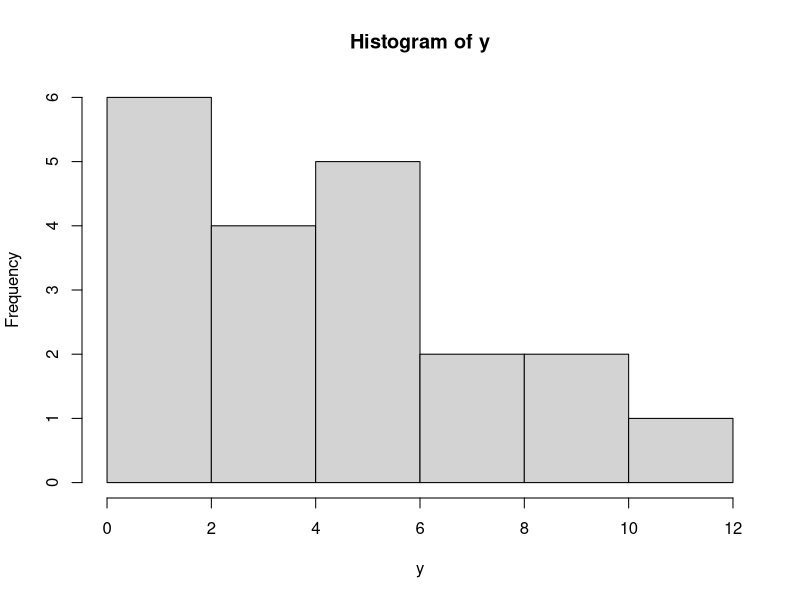
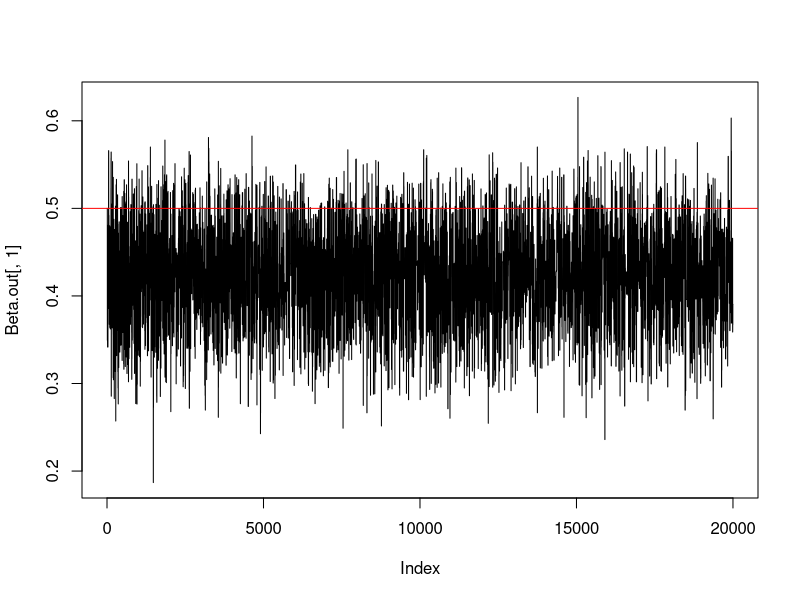
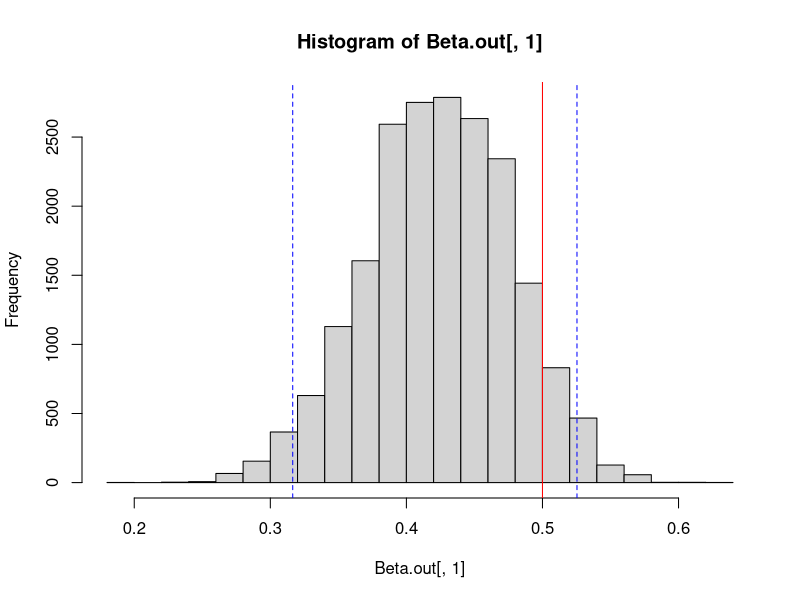
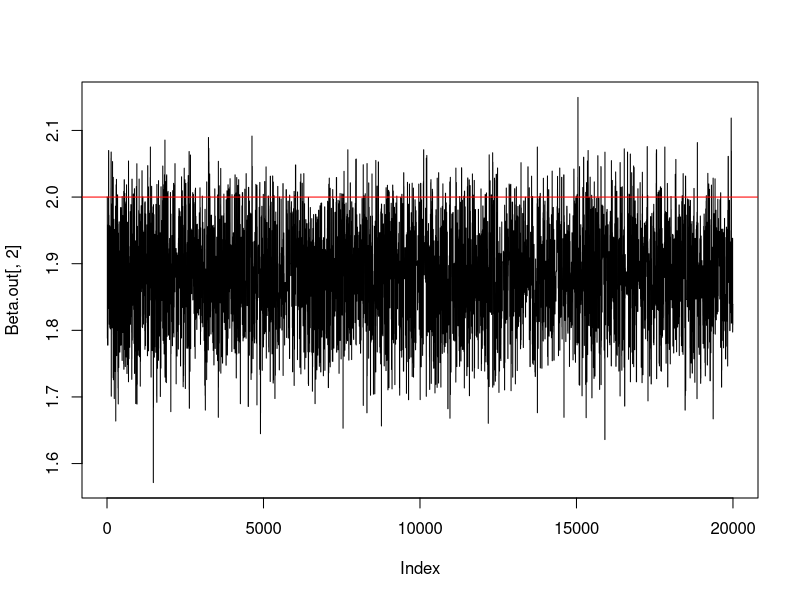
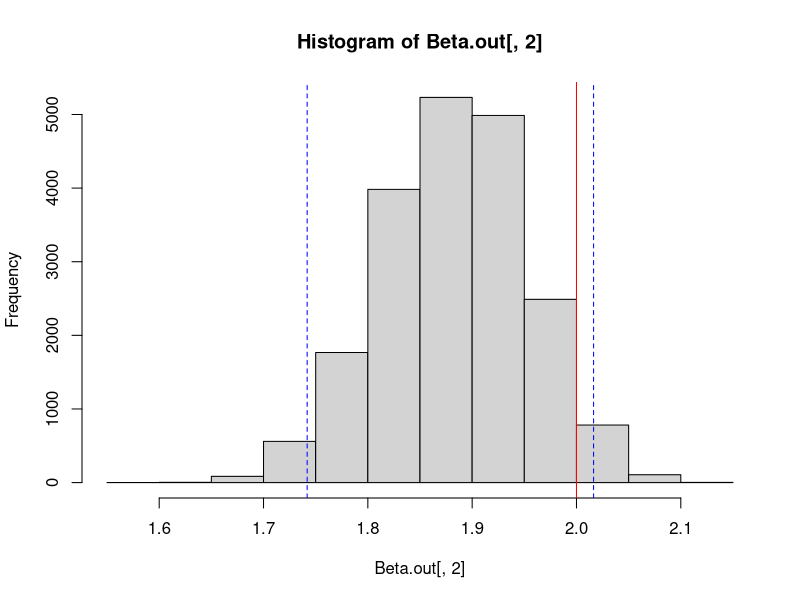

These charts were generated, in order, by the following R code:
#Bayesian Poisson Regression, with prior Student's t and Metropolis Hastings
#with random walk log adaptive proposal
###########################################################################
####Simulating regression model

N <- 20
beta <- c(0.5,2)
x <- cbind(rep(1,N),runif(N,min=0,max=1))
lambda <- exp(x%*%beta)
y <- rpois(N,lambda = lambda)
cbind(y,x)

hist(y)

###########################################################################
#Posterior distribution of Betas with prior Student's with df = 1, as in
#http://www.stat.columbia.edu/~gelman/research/published/priors11.pdf

PostBeta <- function(Beta, Y, X){
  N <- length(Y)
  p <- length(Beta)
  Sigma <- solve(diag(1,p,p))
  #log of the core of a multivariate student's t, with df = 1
  prior <- -(1+p)/2 * log(1 + t(beta)%*%Sigma%*%beta)
  #log of poisson likelihood
  like <- sum(-exp(X%*%Beta) + X%*%Beta * Y)
  return(prior + like) #bayes rule
}

#Metropolis Hastings algorithm with log adaptive proposal, as described in
#http://www.personal.psu.edu/bas59/papers/adaptive_techreport.pdf

updateBeta <- function(Y,X,Beta,Sm,Sigma,t,BetaMean){
  accept <- NULL 
  count <- 0
  c <- .8
  ggamma <- 1/t^c
  proposal <- Beta + sqrt(Sm*Sigma) * rnorm(1)
  prob <- min(1,exp(PostBeta(proposal,Y,X) - PostBeta(Beta,Y,X)))
  
  if(runif(1) < prob){
    accept <- proposal
    count <- 1
  } else {
    accept <- Beta
  }
  #Adapting the proposal
  lSm <- log(Sm)+ggamma*(prob-.234)
  Sm <- exp(lSm)	
  Sigma <- Sigma+ggamma*(((Beta-BetaMean)^2)-Sigma)
  BetaMean <- BetaMean+ggamma*(Beta-BetaMean)
  return(list(accept,count,Sm,Sigma,BetaMean))
}

#################################################################################
#MCMC 
Niter <- 20000
Y <- y
X <- x
Beta.out <- array(NA, dim = c(Niter,dim(X)[2]))
Count <- array(0, dim = Niter)

#Initial values
Beta.out[1,] <- beta
Sm <- 2.4^2 #Described in Shaby and Wells
Sigma <- 1
BetaMean <- 1

for(i in 2:Niter){
  Updating <- updateBeta(Y,X,Beta.out[i-1,],Sm,Sigma,i,BetaMean)
  Beta.out[i,] <- Updating[[1]]
  Count[i] <- Updating[[2]]
  Sm <- Updating[[3]]
  Sigma <- Updating[[4]]
  BetaMean <- Updating[[5]]
  print(i)
}

#Checking convergence
plot(Beta.out[,1],type='l')
abline(h=beta[1],col='red')
hist(Beta.out[,1])
abline(v=quantile(Beta.out[,1],probs=0.025),lty=2,col='blue')
abline(v=quantile(Beta.out[,1],probs=0.975),lty=2,col='blue')
abline(v=beta[1],col='red')
mean(Beta.out[,1])

plot(Beta.out[,2],type='l')
abline(h=beta[2],col='red')
hist(Beta.out[,2])
abline(v=quantile(Beta.out[,2],probs=0.025),lty=2,col='blue')
abline(v=quantile(Beta.out[,2],probs=0.975),lty=2,col='blue')
abline(v=beta[2],col='red')
mean(Beta.out[,2])
